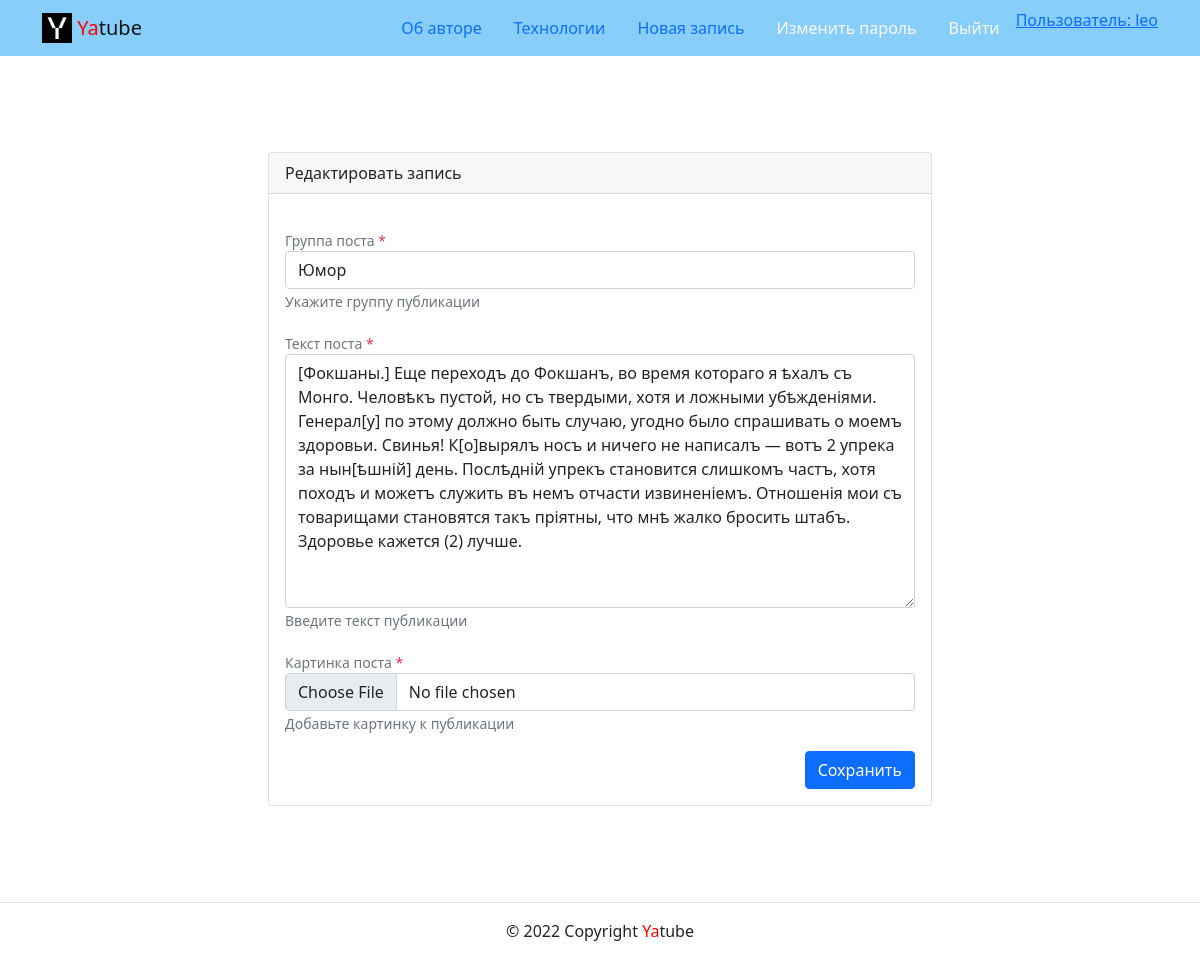
Screenshot of /posts/37/edit/ (signed in) with the database file from the repository.
### posts/models.py (models this page shows, shortened)
class Post(models.Model):
    text = models.TextField(
        verbose_name='Текст публикации',
        help_text='Введите текст публикации',
    )
    pub_date = models.DateTimeField(
        auto_now_add=True,
        verbose_name='Дата публикации',
        db_index=True
    )
    author = models.ForeignKey(
        User,
        blank=True,
        null=True,
        on_delete=models.CASCADE,
        related_name='posts',
        verbose_name='Автор публикации',
    )
    group = models.ForeignKey(
        Group,
        blank=True,
        null=True,
        on_delete=models.SET_NULL,
        related_name='g_posts',
        verbose_name='Группа публикации',
        help_text='Укажите группу публикации',
    )
    image = models.ImageField(
        verbose_name='Изображение',
        upload_to='posts/',
        blank=True,
        null=True,
        help_text='Добавьте картинку к публикации',
    )
    class Meta:
        ordering = ['-pub_date', ]

### posts/views.py (the view)
# urls.py: path("posts/<int:post_id>/edit/", views.post_edit, name="post_edit"),
@login_required
def post_edit(request, post_id):
    is_edit = True
    post = get_object_or_404(Post, pk=post_id)
    author = post.author
    groups = Group.objects.all()
    if request.user != author:
        return redirect("posts:post_detail", post_id)
    form = PostForm(
        request.POST or None,
        instance=post,
        files=request.FILES or None,
    )
    if request.method == "POST" and form.is_valid():
        form.save()
        return redirect("posts:post_detail", post_id)
    template = "posts/create_post.html"
    context = {
        "form": form,
        "is_edit": is_edit,
        "post": post,
        "groups": groups,
    }
    return render(request, template, context)

### posts/forms.py
class PostForm(ModelForm):
    class Meta:
        model = Post
        fields = ('group', 'text', 'image')
        labels = {
            'text': 'Текст поста',
            'group': 'Группа поста',
            'image': 'Картинка поста',
        }

### core/context_processors/year.py (called while the page is built)
def year(request):
    return {'year': date.today().year}

### core/templatetags/user_filters.py (called while the page is built)
@register.filter
def addclass(field, css):
    return field.as_widget(attrs={'class': css})

### posts/models.py (called while the page is built)
    def __str__(self):
        return self.title

### templates/posts/create_post.html (shortened to what this page needs)
{% extends 'base.html' %}
{% block content %}
<main>
  <div class="container py-5">
    <div class="row justify-content-center">
      <div class="col-md-8 p-5">
        <div class="card">
          <div class="card-header">
            {% if is_edit %}Редактировать запись{% else %}Добавить запись
            {% endif %}
          </div>
          <div class="card-body">
            {% include 'includes/form.html' %}
          </div>
        </div>
      </div>
    </div>
  </div>
</main>
{% endblock %}

### templates/includes/header.html (shortened to what this page needs)
{% load static %}
<nav class="navbar navbar-light" style="background-color: lightskyblue">
  <div class="container">
    <a class="navbar-brand" href="{% url 'posts:index' %}">
      <img src="{% static 'img/logo.png' %}" width="30" height="30"
           class="d-inline-block align-top" alt="">
      <span style="color:red">Ya</span>tube
    </a>
    <ul class="nav nav-pills">
      {% with request.resolver_match.view_name as view_name %}
      <li class="nav-item">
        <a class="nav-link " href="{% url 'about:author' %}">Об авторе</a>
      </li>
      <li class="nav-item">
        <a class="nav-link {% if view_name == 'about:tech' %}active{% endif %}"
           href="{% url 'about:tech' %}">Технологии</a>
      </li>
      {% if request.user.is_authenticated %}
      <li class="nav-item">
        <a class="nav-link"
           href="{% url 'posts:post_create' %}">Новая запись</a>
      </li>
      <li class="nav-item">
        <a class="nav-link link-light
          {% if view_name == 'users:password_change_form' %}active{% endif %}"
           href="{% url 'users:password_change_form' %}">Изменить пароль</a>
      </li>
      <li class="nav-item">
        <a class="nav-link link-light " href="{% url 'users:logout' %}">Выйти</a>
      </li>
      <li>
       <a href="{% url 'posts:profile' user.username %}">
        Пользователь: {{ user.username }}</a>
      {% endif %}
      {% endwith %}
    </ul>
  </div>
</nav>

### templates/includes/form.html (shortened to what this page needs)
<form method="post" enctype="multipart/form-data">
  {% load user_filters %}
  {% for field in form %}
  <div class="form-group row my-3">
    <label for="{{ field.id_for_label }}-help" class="form-text text-muted">
      {{ field.label }}
      <span class="required text-danger">*</span>
    </label>
    <div>
      {{ field|addclass:'form-control' }}
      {% if field.help_text %}
      <small id="{{ field.id_for_label }}-help" class="form-text text-muted">
        {{ field.help_text|safe }}
      </small>
      {% endif %}
    </div>
  </div>
  {% endfor %}
  <div class="d-flex justify-content-end">
    <button type="submit" class="btn btn-primary">
      {% if is_edit %}Сохранить{% else %}Добавить{% endif %}
    </button>
  </div>
</form>

### rows the page displays
Post: form "Юмор" "[Фокшаны.] Еще переходъ до Фокшанъ, во время котораго я ѣхалъ съ Монго. Человѣкъ пустой, но съ твердыми, хотя и ложными убѣжденіями. Генерал[у] по этому должно быть случаю, угодно было спрашивать о моемъ здоровьи. Свинья! К[о]вырялъ носъ и ничего не написалъ — вотъ 2 упрека за нын[ѣшній] день. Послѣдній упрекъ становится слишкомъ частъ, хотя походъ и можетъ служить въ немъ отчасти извиненіемъ. Отношенія мои съ товарищами становятся такъ пріятны, что мнѣ жалко бросить штабъ. Здоровье кажется (2) лучше."

### other values shown
{{ user.username }} "leo"
{{ field.label }} "Группа поста" "Текст поста" "Картинка поста"
{{ field.help_text|safe }} "Укажите группу публикации" "Введите текст публикации" "Добавьте картинку к публикации"
